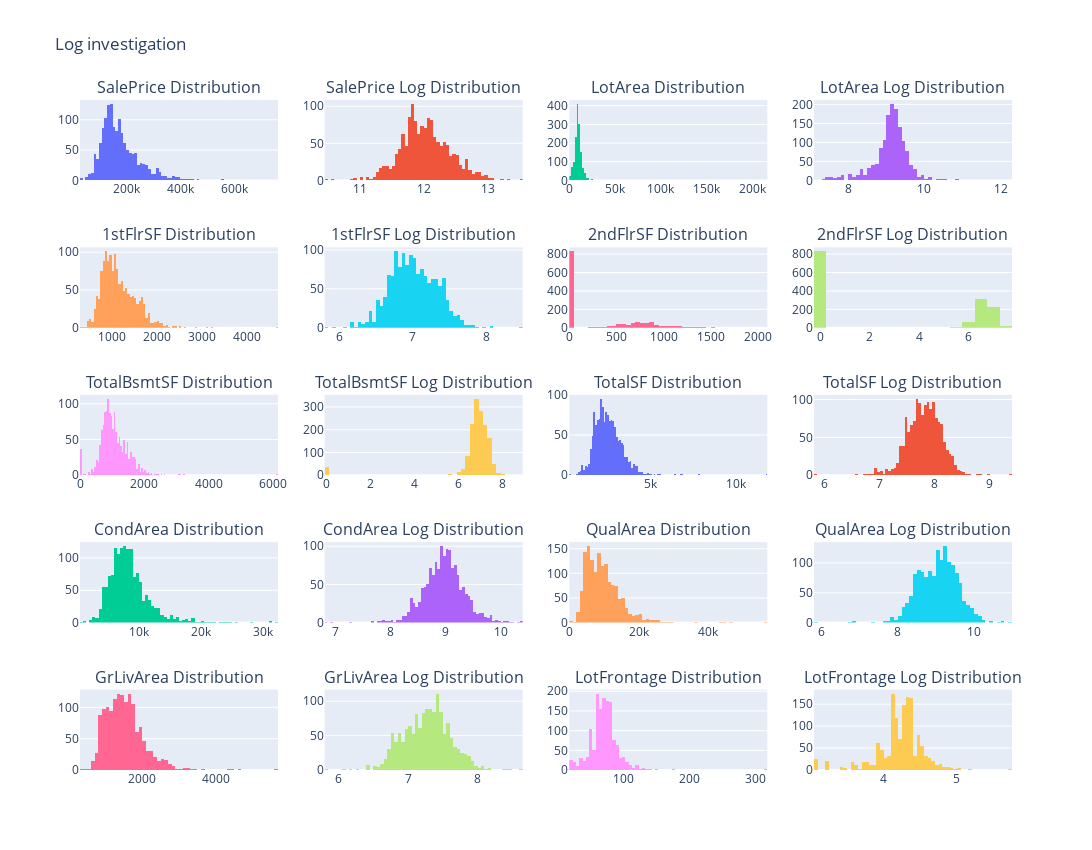

The cell this chart's notebook holds for it:
### Code cell
pp.plot_log(dfe, ['SalePrice', 'LotArea', '1stFlrSF', '2ndFlrSF', 'TotalBsmtSF','TotalSF', 'CondArea', 'QualArea', 'GrLivArea', 'LotFrontage'], cols=2)

### Figure 1 — Plotly figure (JSON) as saved in the notebook; plotly's stock layout.template omitted (floating-point values rounded to 4 significant figures; data arrays with more than 128 entries replaced by an {"elided": "..."} marker saying what was removed)
{"data": [{"type": "histogram", "x": {"elided": "1460 int values"}, "xaxis": "x", "yaxis": "y"}, {"type": "histogram", "x": {"elided": "1460 float values"}, "xaxis": "x2", "yaxis": "y2"}, {"type": "histogram", "x": {"elided": "1460 int values"}, "xaxis": "x3", "yaxis": "y3"}, {"type": "histogram", "x": {"elided": "1460 float values"}, "xaxis": "x4", "yaxis": "y4"}, {"type": "histogram", "x": {"elided": "1460 int values"}, "xaxis": "x5", "yaxis": "y5"}, {"type": "histogram", "x": {"elided": "1460 float values"}, "xaxis": "x6", "yaxis": "y6"}, {"type": "histogram", "x": {"elided": "1460 int values"}, "xaxis": "x7", "yaxis": "y7"}, {"type": "histogram", "x": {"elided": "1460 float values"}, "xaxis": "x8", "yaxis": "y8"}, {"type": "histogram", "x": {"elided": "1460 int values"}, "xaxis": "x9", "yaxis": "y9"}, {"type": "histogram", "x": {"elided": "1460 float values"}, "xaxis": "x10", "yaxis": "y10"}, {"type": "histogram", "x": {"elided": "1460 int values"}, "xaxis": "x11", "yaxis": "y11"}, {"type": "histogram", "x": {"elided": "1460 float values"}, "xaxis": "x12", "yaxis": "y12"}, {"type": "histogram", "x": {"elided": "1460 int values"}, "xaxis": "x13", "yaxis": "y13"}, {"type": "histogram", "x": {"elided": "1460 float values"}, "xaxis": "x14", "yaxis": "y14"}, {"type": "histogram", "x": {"elided": "1460 int values"}, "xaxis": "x15", "yaxis": "y15"}, {"type": "histogram", "x": {"elided": "1460 float values"}, "xaxis": "x16", "yaxis": "y16"}, {"type": "histogram", "x": {"elided": "1460 int values"}, "xaxis": "x17", "yaxis": "y17"}, {"type": "histogram", "x": {"elided": "1460 float values"}, "xaxis": "x18", "yaxis": "y18"}, {"type": "histogram", "x": {"elided": "1460 float values"}, "xaxis": "x19", "yaxis": "y19"}, {"type": "histogram", "x": {"elided": "1460 float values"}, "xaxis": "x20", "yaxis": "y20"}], "layout": {"annotations": [{"font": {"size": 16}, "showarrow": false, "text": "SalePrice Distribution", "x": 0.1062, "xanchor": "center", "xref": "paper", "y": 1, "yanchor": "bottom", "yref": "paper"}, {"font": {"size": 16}, "showarrow": false, "text": "SalePrice Log Distribution", "x": 0.3688, "xanchor": "center", "xref": "paper", "y": 1, "yanchor": "bottom", "yref": "paper"}, {"font": {"size": 16}, "showarrow": false, "text": "LotArea Distribution", "x": 0.6313, "xanchor": "center", "xref": "paper", "y": 1, "yanchor": "bottom", "yref": "paper"}, {"font": {"size": 16}, "showarrow": false, "text": "LotArea Log Distribution", "x": 0.8938, "xanchor": "center", "xref": "paper", "y": 1, "yanchor": "bottom", "yref": "paper"}, {"font": {"size": 16}, "showarrow": false, "text": "1stFlrSF Distribution", "x": 0.1062, "xanchor": "center", "xref": "paper", "y": 0.78, "yanchor": "bottom", "yref": "paper"}, {"font": {"size": 16}, "showarrow": false, "text": "1stFlrSF Log Distribution", "x": 0.3688, "xanchor": "center", "xref": "paper", "y": 0.78, "yanchor": "bottom", "yref": "paper"}, {"font": {"size": 16}, "showarrow": false, "text": "2ndFlrSF Distribution", "x": 0.6313, "xanchor": "center", "xref": "paper", "y": 0.78, "yanchor": "bottom", "yref": "paper"}, {"font": {"size": 16}, "showarrow": false, "text": "2ndFlrSF Log Distribution", "x": 0.8938, "xanchor": "center", "xref": "paper", "y": 0.78, "yanchor": "bottom", "yref": "paper"}, {"font": {"size": 16}, "showarrow": false, "text": "TotalBsmtSF Distribution", "x": 0.1062, "xanchor": "center", "xref": "paper", "y": 0.56, "yanchor": "bottom", "yref": "paper"}, {"font": {"size": 16}, "showarrow": false, "text": "TotalBsmtSF Log Distribution", "x": 0.3688, "xanchor": "center", "xref": "paper", "y": 0.56, "yanchor": "bottom", "yref": "paper"}, {"font": {"size": 16}, "showarrow": false, "text": "TotalSF Distribution", "x": 0.6313, "xanchor": "center", "xref": "paper", "y": 0.56, "yanchor": "bottom", "yref": "paper"}, {"font": {"size": 16}, "showarrow": false, "text": "TotalSF Log Distribution", "x": 0.8938, "xanchor": "center", "xref": "paper", "y": 0.56, "yanchor": "bottom", "yref": "paper"}, {"font": {"size": 16}, "showarrow": false, "text": "CondArea Distribution", "x": 0.1062, "xanchor": "center", "xref": "paper", "y": 0.34, "yanchor": "bottom", "yref": "paper"}, {"font": {"size": 16}, "showarrow": false, "text": "CondArea Log Distribution", "x": 0.3688, "xanchor": "center", "xref": "paper", "y": 0.34, "yanchor": "bottom", "yref": "paper"}, {"font": {"size": 16}, "showarrow": false, "text": "QualArea Distribution", "x": 0.6313, "xanchor": "center", "xref": "paper", "y": 0.34, "yanchor": "bottom", "yref": "paper"}, {"font": {"size": 16}, "showarrow": false, "text": "QualArea Log Distribution", "x": 0.8938, "xanchor": "center", "xref": "paper", "y": 0.34, "yanchor": "bottom", "yref": "paper"}, {"font": {"size": 16}, "showarrow": false, "text": "GrLivArea Distribution", "x": 0.1062, "xanchor": "center", "xref": "paper", "y": 0.12, "yanchor": "bottom", "yref": "paper"}, {"font": {"size": 16}, "showarrow": false, "text": "GrLivArea Log Distribution", "x": 0.3688, "xanchor": "center", "xref": "paper", "y": 0.12, "yanchor": "bottom", "yref": "paper"}, {"font": {"size": 16}, "showarrow": false, "text": "LotFrontage Distribution", "x": 0.6313, "xanchor": "center", "xref": "paper", "y": 0.12, "yanchor": "bottom", "yref": "paper"}, {"font": {"size": 16}, "showarrow": false, "text": "LotFrontage Log Distribution", "x": 0.8938, "xanchor": "center", "xref": "paper", "y": 0.12, "yanchor": "bottom", "yref": "paper"}], "height": 850, "showlegend": false, "title": {"text": "Log investigation"}, "width": 1100, "xaxis": {"anchor": "y", "domain": [0, 0.2125]}, "xaxis10": {"anchor": "y10", "domain": [0.2625, 0.475]}, "xaxis11": {"anchor": "y11", "domain": [0.525, 0.7375]}, "xaxis12": {"anchor": "y12", "domain": [0.7875, 1]}, "xaxis13": {"anchor": "y13", "domain": [0, 0.2125]}, "xaxis14": {"anchor": "y14", "domain": [0.2625, 0.475]}, "xaxis15": {"anchor": "y15", "domain": [0.525, 0.7375]}, "xaxis16": {"anchor": "y16", "domain": [0.7875, 1]}, "xaxis17": {"anchor": "y17", "domain": [0, 0.2125]}, "xaxis18": {"anchor": "y18", "domain": [0.2625, 0.475]}, "xaxis19": {"anchor": "y19", "domain": [0.525, 0.7375]}, "xaxis2": {"anchor": "y2", "domain": [0.2625, 0.475]}, "xaxis20": {"anchor": "y20", "domain": [0.7875, 1]}, "xaxis3": {"anchor": "y3", "domain": [0.525, 0.7375]}, "xaxis4": {"anchor": "y4", "domain": [0.7875, 1]}, "xaxis5": {"anchor": "y5", "domain": [0, 0.2125]}, "xaxis6": {"anchor": "y6", "domain": [0.2625, 0.475]}, "xaxis7": {"anchor": "y7", "domain": [0.525, 0.7375]}, "xaxis8": {"anchor": "y8", "domain": [0.7875, 1]}, "xaxis9": {"anchor": "y9", "domain": [0, 0.2125]}, "yaxis": {"anchor": "x", "domain": [0.88, 1]}, "yaxis10": {"anchor": "x10", "domain": [0.44, 0.56]}, "yaxis11": {"anchor": "x11", "domain": [0.44, 0.56]}, "yaxis12": {"anchor": "x12", "domain": [0.44, 0.56]}, "yaxis13": {"anchor": "x13", "domain": [0.22, 0.34]}, "yaxis14": {"anchor": "x14", "domain": [0.22, 0.34]}, "yaxis15": {"anchor": "x15", "domain": [0.22, 0.34]}, "yaxis16": {"anchor": "x16", "domain": [0.22, 0.34]}, "yaxis17": {"anchor": "x17", "domain": [0, 0.12]}, "yaxis18": {"anchor": "x18", "domain": [0, 0.12]}, "yaxis19": {"anchor": "x19", "domain": [0, 0.12]}, "yaxis2": {"anchor": "x2", "domain": [0.88, 1]}, "yaxis20": {"anchor": "x20", "domain": [0, 0.12]}, "yaxis3": {"anchor": "x3", "domain": [0.88, 1]}, "yaxis4": {"anchor": "x4", "domain": [0.88, 1]}, "yaxis5": {"anchor": "x5", "domain": [0.66, 0.78]}, "yaxis6": {"anchor": "x6", "domain": [0.66, 0.78]}, "yaxis7": {"anchor": "x7", "domain": [0.66, 0.78]}, "yaxis8": {"anchor": "x8", "domain": [0.66, 0.78]}, "yaxis9": {"anchor": "x9", "domain": [0.44, 0.56]}}}
